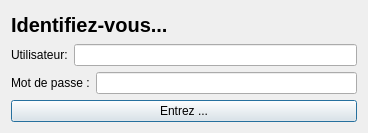
<?xml version="1.0" encoding="UTF-8"?>
<ui version="4.0">
 <class>connexion</class>
 <widget class="QDialog" name="connexion">
  <property name="geometry">
   <rect>
    <x>0</x>
    <y>0</y>
    <width>368</width>
    <height>133</height>
   </rect>
  </property>
  <property name="windowTitle">
   <string>Dialog</string>
  </property>
  <layout class="QVBoxLayout" name="verticalLayout_2">
   <item>
    <layout class="QVBoxLayout" name="verticalLayout">
     <item>
      <widget class="QLabel" name="lTitre">
       <property name="font">
        <font>
         <pointsize>15</pointsize>
         <weight>75</weight>
         <bold>true</bold>
        </font>
       </property>
       <property name="text">
        <string>Identifiez-vous...</string>
       </property>
      </widget>
     </item>
     <item>
      <layout class="QHBoxLayout" name="horizontalLayout_2">
       <item>
        <widget class="QLabel" name="lIdentifiant">
         <property name="text">
          <string>Utilisateur:</string>
         </property>
        </widget>
       </item>
       <item>
        <widget class="QLineEdit" name="eIdenifiant"/>
       </item>
      </layout>
     </item>
     <item>
      <layout class="QHBoxLayout" name="horizontalLayout_3">
       <item>
        <widget class="QLabel" name="lMdp">
         <property name="text">
          <string>Mot de passe :</string>
         </property>
        </widget>
       </item>
       <item>
        <widget class="QLineEdit" name="eMdp"/>
       </item>
      </layout>
     </item>
    </layout>
   </item>
   <item>
    <layout class="QHBoxLayout" name="horizontalLayout">
     <item>
      <widget class="QPushButton" name="bConfirm">
       <property name="text">
        <string>Entrez ...</string>
       </property>
      </widget>
     </item>
    </layout>
   </item>
  </layout>
 </widget>
 <resources/>
 <connections/>
</ui>
